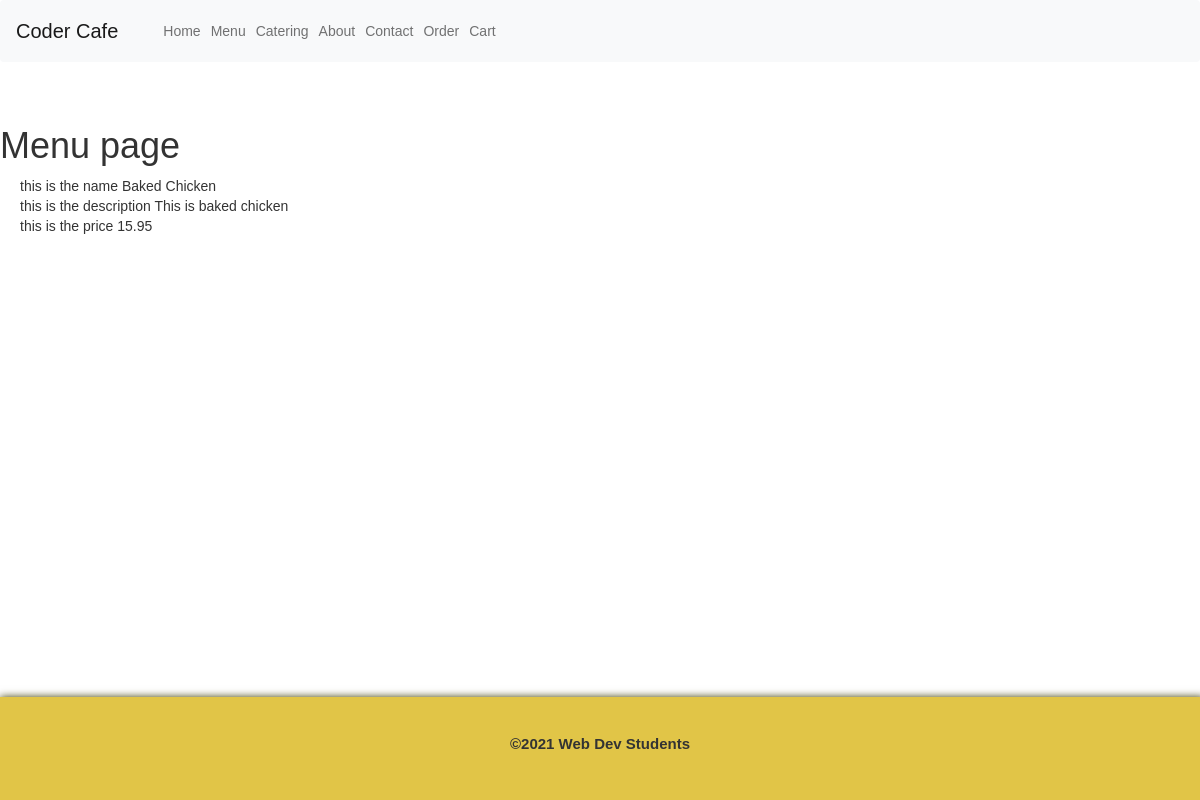
The app's page /menu/ with its own data.
### pages/models.py (models this page shows, shortened)
class Menu_Item(models.Model):
    name = models.CharField(max_length=200)
    description = models.TextField()
    price = models.FloatField()

### pages/views.py (the view)
# urls.py: path('menu/', views.menu, name='menu'),
def menu(request):
    if request.method == 'POST':
        name = request.POST.get('name')
        description = request.POST.get('description')
        price = request.POST.get('price')
        menu_data = Menu_Item(name=name, description=description,price=price)
        menu_data.save()
        menu = Menu_Item.objects.all()
        return render(request, "editmenu.html")
    else:
         menu = Menu_Item.objects.all()
         return render(request, "menu.html", {'menu': menu})
    menu = Menu_Item.objects.all()
    return render(request, "menu.html", {'menu': menu} )

### pages/templates/menu.html
{% extends 'base.html' %}
{% block content %}
<div class="page">
    <h1>Menu page</h1>
    <ul>
        {% for item in menu %}
        <li>
            <li> this is the name {{item.name}}</li>
            <li> this is the description {{item.description}}</li>
            <li> this is the price {{item.price}}</li>
            <br>
        </li>
        {% endfor %}
    </ul>
</div>
{% endblock %}

### static/styles/styles.css (style rules this page uses)
* { box-sizing: border-box; font-family: sans-serif; margin: 0; padding: 0; color: #333; }
body { height: 100vh; display: flex; flex-direction: column; align-items: stretch; font-family: 'Roboto', sans-serif; }
.holder { margin: 0; display: grid; grid-template-columns: auto; min-height: 100%; grid-template-rows: .2fr 3fr .25fr; }
.page { margin-top: 1vh; padding-top: 2vh; }
ul { list-style-type: none; }

### records on screen
Menu_Item: name "Baked Chicken", description "This is baked chicken", price "15.95"
